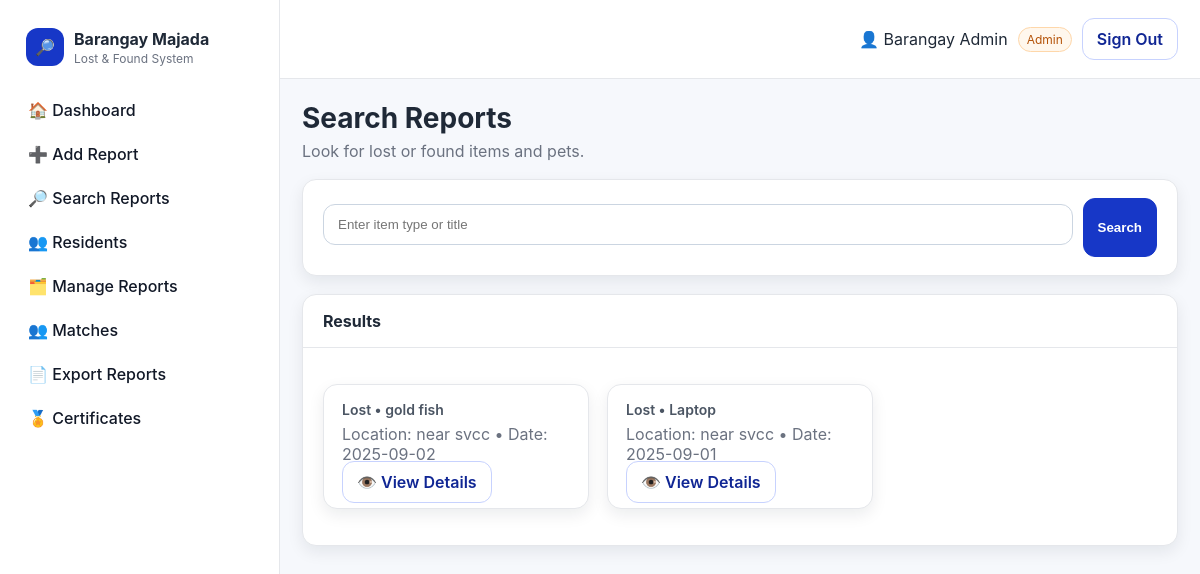
The page /search.php (signed in) on the database its author committed.
### tables this page shows
CREATE TABLE `reports` (
  `id` int(11) NOT NULL,
  `user_id` int(11) NOT NULL,
  `type` enum('Lost','Found') NOT NULL,
  `category` enum('Item','Pet','Other') NOT NULL DEFAULT 'Item',
  `title` varchar(255) NOT NULL,
  `description` text DEFAULT NULL,
  `location` varchar(255) DEFAULT NULL,
  `date_lost` date DEFAULT NULL,
  `date_lost_found` date DEFAULT NULL,
  `image_path` varchar(255) DEFAULT NULL,
  `status` enum('Pending','Approved','Returned') DEFAULT 'Pending',
  `created_at` timestamp NOT NULL DEFAULT current_timestamp()
);

### search.php (the view, shortened to what this page needs)
<?php
require_once 'db.php';
$stmt = $pdo->query("
    SELECT r.id, r.type, r.title, r.description, r.location, r.date_lost,
           r.category, r.image_path, u.username AS reporter
    FROM reports r
    JOIN users u ON r.user_id = u.id
    ORDER BY r.created_at DESC
");
$reports = $stmt->fetchAll(PDO::FETCH_ASSOC);
$filtered = $reports;
?>
<!DOCTYPE html>
<html lang="en">
<head>
  <link href="style.css" rel="stylesheet">
</head>
<body>
  <div class="app">
    <?php include 'sidebar.php'; ?>
    <main class="main">
      <?php include 'topbar.php'; ?>
      <div class="content">
        <h2 class="hi">Search Reports</h2>
        <p class="subtle">Look for lost or found items and pets.</p>
        <div class="section">
          <div class="bd">
            <form method="post" style="display:flex; gap:10px;">
              <input class="input" type="text" name="q" placeholder="Enter item type or title" value="<?= htmlspecialchars($_POST['q'] ?? '') ?>">
              <button class="btn primary" type="submit">Search</button>
            </form>
          </div>
        </div>
        <div class="section">
          <div class="hd">Results</div>
          <div class="bd">
            <?php if (empty($filtered)): ?>
              <div class="empty">
                <div style="font-size:46px;line-height:1">🔍</div>
                <div style="margin-top:8px">No reports found</div>
              </div>
            <?php else: ?>
              <div class="grid">
                <?php foreach ($filtered as $r): ?>
                  <div class="card">
                    <h4><?= htmlspecialchars($r['type']) ?> • <?= htmlspecialchars($r['title']) ?></h4>
                    <div style="color:var(--muted); margin-bottom:8px;">
                      Location: <?= htmlspecialchars($r['location']) ?> • Date: <?= htmlspecialchars($r['date_lost']) ?>
                    </div>
                    <a class="btn outline view-btn"
                       href="#"
                       data-id="<?= $r['id'] ?>"
                       data-type="<?= htmlspecialchars($r['type']) ?>"
                       data-title="<?= htmlspecialchars($r['title']) ?>"
                       data-description="<?= htmlspecialchars($r['description']) ?>"
                       data-location="<?= htmlspecialchars($r['location']) ?>"
                       data-date="<?= htmlspecialchars($r['date_lost']) ?>"
                       data-category="<?= htmlspecialchars($r['category']) ?>"
                       data-reporter="<?= htmlspecialchars($r['reporter']) ?>"
                       data-image="<?= htmlspecialchars($r['image_path']) ?>">
                       👁️ View Details
                    </a>
                  </div>
                <?php endforeach; ?>
              </div>
            <?php endif; ?>
          </div>
        </div>
      </div>
    </main>
  </div>
</body>
</html>

### style.css (style rules this page uses)
:root { --brand:#1737C7; --brand-ink:#102694; --ink:#1f2937; --muted:#6b7280; --surface:#f3f4f6; --card:#ffffff; --ring:#e5e7eb; --success:#22c55e; --warning:#f59e0b; --info:#6366f1; --accent:#a855f7; --shadow:0 6px 16px rgba(16,24,40,.08); --radius:14px; }
* { box-sizing:border-box }
html,body { height:100% }
body { margin:0;background:#f8fafc;color:var(--ink); font-family: Inter,system-ui,-apple-system,Segoe UI,Roboto,Arial,sans-serif; }
.app { display:grid;grid-template-columns:280px 1fr;min-height:100vh; }
.main { background:#f6f8fc; min-height:100vh; }
.btn { padding:10px 14px;border-radius:12px;border:1px solid #c7d2fe;background:#fff; color:var(--brand-ink);font-weight:600;text-decoration:none }
.btn.primary { background:var(--brand);color:#fff;border-color:var(--brand); }
.content { padding:22px }
.hi { font-size:28px;margin:0 0 6px }
.subtle { color:var(--muted);margin:0 0 16px }
.grid { display:grid;grid-template-columns:repeat(3,1fr);gap:18px;margin:18px 0; }
.card { background:var(--card);border:1px solid var(--ring);border-radius:var(--radius); padding:16px 18px;box-shadow:var(--shadow) }
.card h4 { margin:0 0 6px;font-size:14px;color:#4b5563;font-weight:600 }
.section { background:#fff;border:1px solid var(--ring);border-radius:var(--radius);box-shadow:var(--shadow);margin:18px 0 }
.section .hd { padding:16px 20px;font-weight:700;border-bottom:1px solid var(--ring) }
.section .bd { padding:18px 20px }
.input { width:100%;margin-top:6px;margin-bottom:12px;padding:12px 14px;border-radius:12px; border:1px solid #cbd5e1;background:#fff }

### rows shown on the page
reports: type "Lost", title "gold fish", location "near svcc", date_lost "2025-09-02"
reports: type "Lost", title "Laptop", location "near svcc", date_lost "2025-09-01"

### other values the page prints
$u "Barangay Admin"
$role "Admin"
